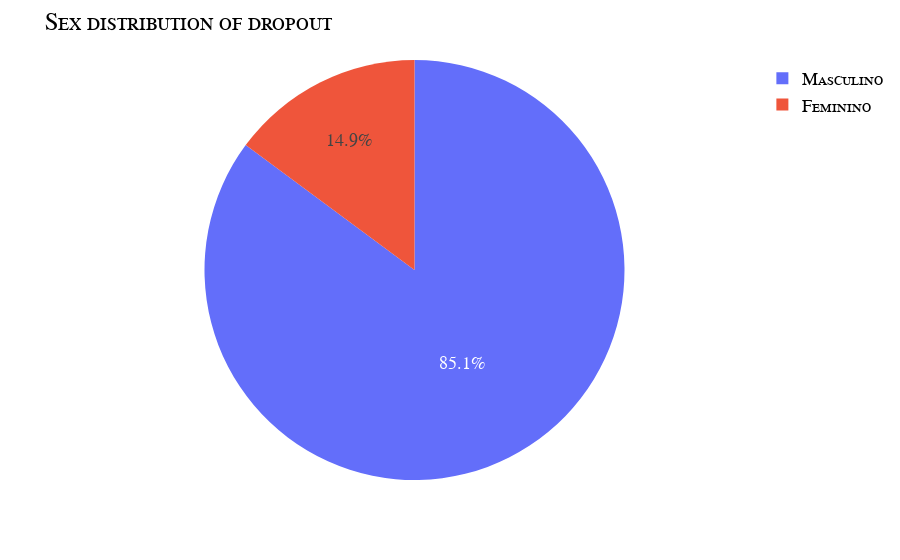

Source (notebook cell):
### Code cell
fig = px.pie(dropout, names='Sexo').update_layout(title = { "text":"Sex distribution of dropout" }, font=my_font).show()

### Figure 1 — Plotly figure (JSON) as saved in the notebook; plotly's stock layout.template omitted (floating-point values rounded to 4 significant figures; data arrays with more than 128 entries replaced by an {"elided": "..."} marker saying what was removed)
{"data": [{"domain": {"x": [0, 1], "y": [0, 1]}, "hovertemplate": "Sexo=%{label}<extra></extra>", "labels": {"elided": "498 str values"}, "legendgroup": "", "name": "", "showlegend": true, "type": "pie"}], "layout": {"font": {"color": "Black", "family": "Courier New, monospace", "size": 18, "variant": "small-caps"}, "legend": {"tracegroupgap": 0}, "margin": {"t": 60}, "title": {"text": "Sex distribution of dropout"}}}
